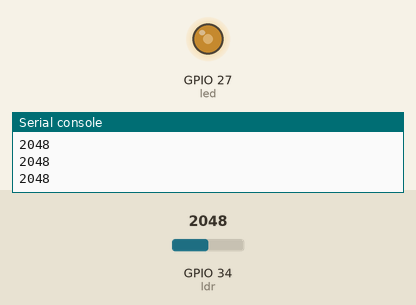
Recording of a program running on a simulated ESP32 board running MicroPython. Shown: output pins drawn as LEDs (lit = HIGH), the last lines printed to the serial console. The inputs (shaded band) are chosen by the test bench; at power-on: GPIO 34 (ldr) = 2048 (analog values on the 0–4095 scale).

Above: at 1.2 s.
1.3 s: GPIO 34 (ldr) set to 1228
At 2.7 s:
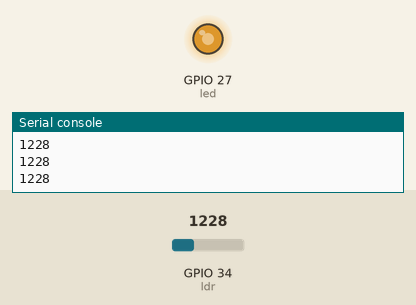
3.0 s: GPIO 34 (ldr) set to 491
At 4.1 s:
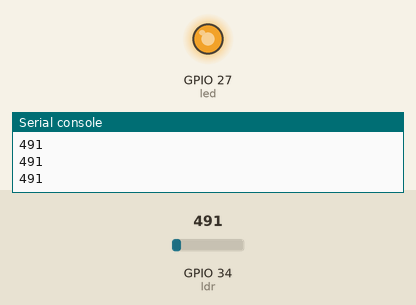
4.5 s: GPIO 34 (ldr) set to 3603
At 5.3 s:
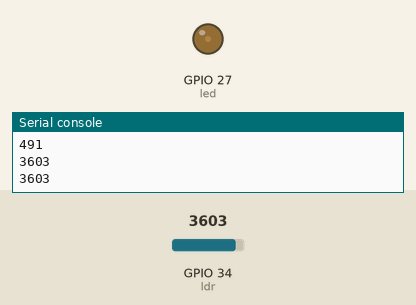
6.0 s: GPIO 34 (ldr) set to 4095
At 6.4 s:
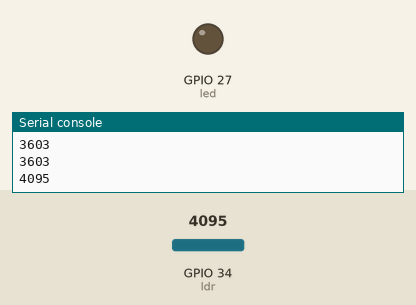
Timing chart, 0 to 8.5 s (numbered marks = the images above; inputs shaded):
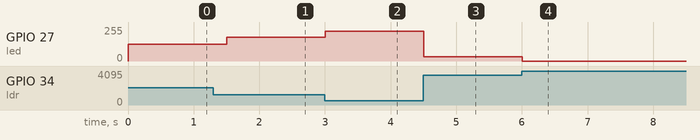

The program:

light_adc.py
```python
from machine import Pin, ADC, PWM
from time import sleep

ldr = ADC(Pin(34, Pin.IN))
ldr.atten(ADC.ATTN_11DB)

led = PWM(Pin(27, Pin.OUT))

while True:
    brightness = ldr.read()
    print(brightness)

    scaled_value = int(brightness / 4)
    led.duty(1023 - scaled_value)

    sleep(0.5)
```

Measured:
- after the input at 1.3 s, GPIO 27 (led): 127/255 → 178/255 after 0.20 s
- after the input at 3.0 s, GPIO 27 (led): 178/255 → 225/255 at once
- after the input at 4.5 s, GPIO 27 (led): 225/255 → 31/255 at once
- after the input at 6.0 s, GPIO 27 (led): 31/255 → 0/255 at once
